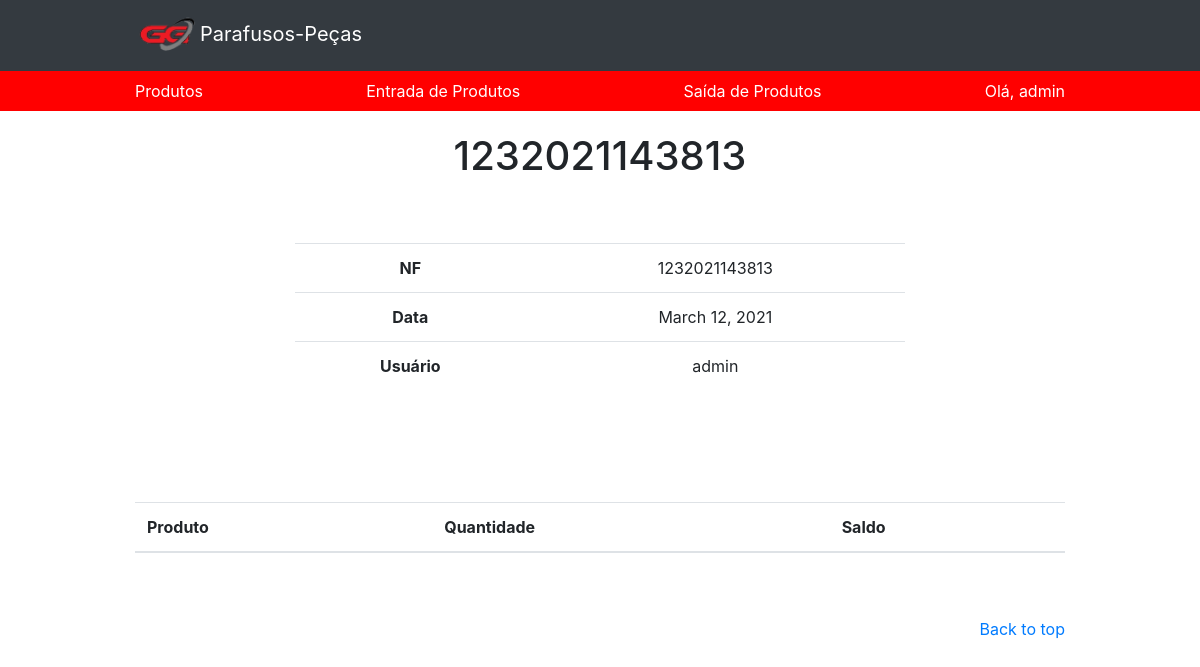
The page /estoque/saida/53/ (signed in) on the database as committed earlier.
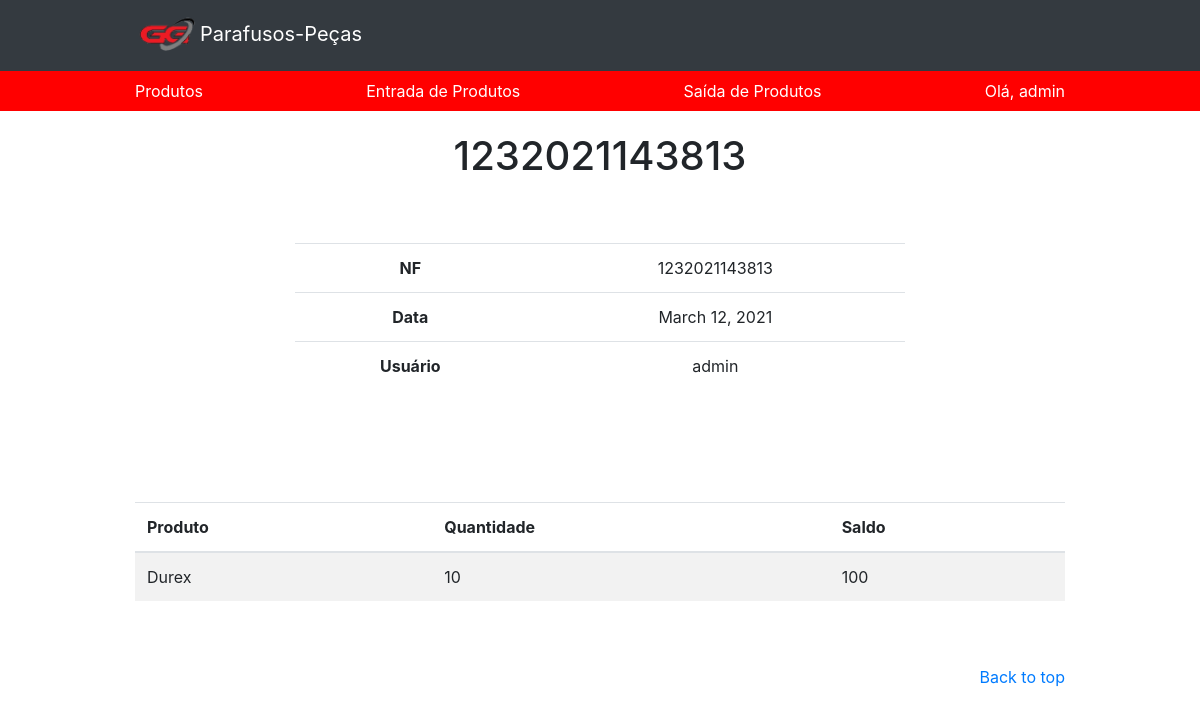
The same page on the database as committed later.
### app/models.py (models this page shows, shortened)
class EstoqueItens(models.Model):
    estoque = models.ForeignKey(Estoque, on_delete=models.CASCADE, related_name='estoques')
    produto = models.ForeignKey(Produto, on_delete=models.CASCADE)
    quantidade = models.PositiveIntegerField()
    saldo = models.PositiveIntegerField(blank=True)
    class Meta:
        ordering=('pk',)

class Produto(models.Model):
    nome = models.CharField(max_length=100)
    codigo = models.IntegerField(default=None)
    marca = models.CharField(max_length=100, default=None)
    quantidade = models.IntegerField()
    preco = models.DecimalField(max_digits=100, decimal_places= 2, default=None)
    ativo = models.BooleanField(default=True)
    def __str__(self):
        return str(self.nome)
    class Meta:
        db_table = 'produto'

### app/views.py (the view)
# urls.py: path('estoque/saida/<int:id>/', views.estoque_saida_detail, name='estoque_saida_detail'),
@login_required(login_url='/login')
def estoque_saida_detail(request, id):
    template_name = 'app/estoque_saida_detail.html'
    obj = EstoqueSaida.objects.get(id=id)
    context={'object': obj}
    return render(request, template_name, context)

### app/managers.py (called while the page is built)
    def get_queryset(self):
        return super(EstoqueSaidaManager, self).get_queryset().filter(movimento='s')

### app/models.py (called while the page is built)
    def __str__(self):
        return '{}'.format(self.nf)

    def nf_formated(self):
        return str(self.nf).zfill(3)

### app/templates/app/estoque_saida_detail.html (shortened to what this page needs)
<!DOCTYPE html>
<html>
<head>
    {% load static %}
    <link rel="stylesheet" type="text/css" href="{% static 'app/css/bootstrap/bootstrap.min.css' %}">
    <link rel="stylesheet" type="text/css" href="{% static 'app/css/produto.css' %}">
    <link rel="stylesheet" href="https://cdnjs.cloudflare.com/ajax/libs/font-awesome/4.7.0/css/font-awesome.min.css">
</head>
<body>
    <header>
        {% include "app/header.html"  %}
    </header>
        <section class="jumbotron text-center">
            <div class="container">
            <h1>{{ object }}</h1>
                <br>
                <br>
                <table class="table table-user-information">
                    <tbody>
                      <tr>
                        <th class="">NF</th>
                        <td>
                          {{ object.nf_formated }}
                        </td>
                      </tr>
                      <tr>
                        <th class="">Data</th>
                        <td>{{ object.created }}</td>
                      </tr>
                      <tr>
                        <th class="">Usuário</th>
                        <td>{{ object.usuario.username }}</td>
                      </tr>
                    </tbody>
                  </table>
            </div>
        </section>
        <div class="container">
            	<table class="table table-striped">
	            	<thead>
	            		<tr>
	            			<th>Produto</th>
	            			<th>Quantidade</th>
	            			<th>Saldo</th>
	            		</tr>
	            	</thead>
	            	<tbody>
	            		{% for obj in object.estoques.all %}
	            		<tr>
	            			<td>{{ obj.produto }}</td>
	            			<td>{{ obj.quantidade }}</td>
	            			<td>{{ obj.saldo }}</td>
	            		</tr>
	            		{% endfor %}
	            	</tbody>
	            </table>
            </div>
        <footer class="text-muted">
            <div class="container">
                <p class="float-right">
                    <a href="#">Back to top</a>
                </p>
            </div>
        </footer>
    </body>
</html>

Rows that differ between the two databases and show on the page:
added EstoqueItens: produto "Durex", quantidade "10", saldo "100"
